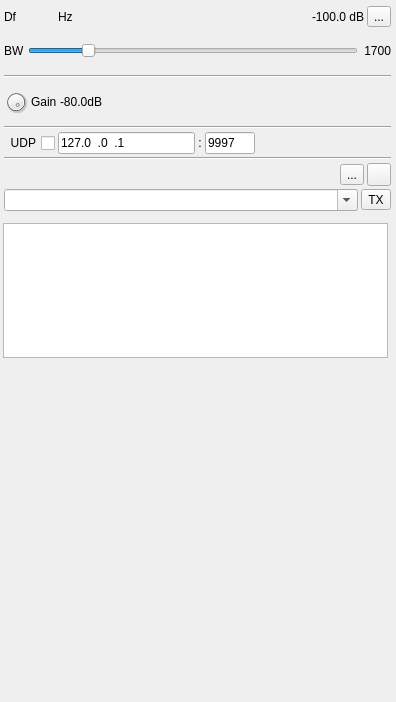
<?xml version="1.0" encoding="UTF-8"?>
<ui version="4.0">
 <class>PSK31GUI</class>
 <widget class="RollupContents" name="PSK31GUI">
  <property name="geometry">
   <rect>
    <x>0</x>
    <y>0</y>
    <width>396</width>
    <height>702</height>
   </rect>
  </property>
  <property name="sizePolicy">
   <sizepolicy hsizetype="Expanding" vsizetype="Expanding">
    <horstretch>0</horstretch>
    <verstretch>0</verstretch>
   </sizepolicy>
  </property>
  <property name="minimumSize">
   <size>
    <width>390</width>
    <height>0</height>
   </size>
  </property>
  <property name="font">
   <font>
    <family>Liberation Sans</family>
    <pointsize>9</pointsize>
   </font>
  </property>
  <property name="focusPolicy">
   <enum>Qt::StrongFocus</enum>
  </property>
  <property name="windowTitle">
   <string>PSK31 Modulator</string>
  </property>
  <widget class="QWidget" name="settingsContainer" native="true">
   <property name="enabled">
    <bool>true</bool>
   </property>
   <property name="geometry">
    <rect>
     <x>2</x>
     <y>2</y>
     <width>391</width>
     <height>211</height>
    </rect>
   </property>
   <property name="minimumSize">
    <size>
     <width>280</width>
     <height>0</height>
    </size>
   </property>
   <property name="windowTitle">
    <string>Settings</string>
   </property>
   <layout class="QVBoxLayout" name="settingsLayout">
    <property name="spacing">
     <number>3</number>
    </property>
    <property name="leftMargin">
     <number>2</number>
    </property>
    <property name="topMargin">
     <number>2</number>
    </property>
    <property name="rightMargin">
     <number>2</number>
    </property>
    <property name="bottomMargin">
     <number>2</number>
    </property>
    <item>
     <layout class="QHBoxLayout" name="deltaFreqPowLayout">
      <property name="topMargin">
       <number>2</number>
      </property>
      <item>
       <layout class="QHBoxLayout" name="deltaFrequencyLayout">
        <item>
         <widget class="QLabel" name="deltaFrequencyLabel">
          <property name="minimumSize">
           <size>
            <width>16</width>
            <height>0</height>
           </size>
          </property>
          <property name="text">
           <string>Df</string>
          </property>
         </widget>
        </item>
        <item>
         <widget class="ValueDialZ" name="deltaFrequency" native="true">
          <property name="sizePolicy">
           <sizepolicy hsizetype="Maximum" vsizetype="Maximum">
            <horstretch>0</horstretch>
            <verstretch>0</verstretch>
           </sizepolicy>
          </property>
          <property name="minimumSize">
           <size>
            <width>32</width>
            <height>16</height>
           </size>
          </property>
          <property name="font">
           <font>
            <family>Liberation Mono</family>
            <pointsize>12</pointsize>
           </font>
          </property>
          <property name="cursor">
           <cursorShape>PointingHandCursor</cursorShape>
          </property>
          <property name="focusPolicy">
           <enum>Qt::StrongFocus</enum>
          </property>
          <property name="toolTip">
           <string>Demod shift frequency from center in Hz</string>
          </property>
         </widget>
        </item>
        <item>
         <widget class="QLabel" name="deltaUnits">
          <property name="text">
           <string>Hz </string>
          </property>
         </widget>
        </item>
        <item>
         <spacer name="horizontalSpacer">
          <property name="orientation">
           <enum>Qt::Horizontal</enum>
          </property>
          <property name="sizeHint" stdset="0">
           <size>
            <width>40</width>
            <height>20</height>
           </size>
          </property>
         </spacer>
        </item>
        <item>
         <widget class="QLabel" name="channelPower">
          <property name="minimumSize">
           <size>
            <width>60</width>
            <height>0</height>
           </size>
          </property>
          <property name="toolTip">
           <string>Channel power</string>
          </property>
          <property name="layoutDirection">
           <enum>Qt::RightToLeft</enum>
          </property>
          <property name="text">
           <string>-100.0 dB</string>
          </property>
          <property name="alignment">
           <set>Qt::AlignRight|Qt::AlignTrailing|Qt::AlignVCenter</set>
          </property>
         </widget>
        </item>
       </layout>
      </item>
      <item>
       <widget class="QToolButton" name="channelMute">
        <property name="toolTip">
         <string>Mute/Unmute channel</string>
        </property>
        <property name="text">
         <string>...</string>
        </property>
        <property name="icon">
         <iconset resource="../../../sdrgui/resources/res.qrc">
          <normaloff>:/txon.png</normaloff>
          <normalon>:/txoff.png</normalon>:/txon.png</iconset>
        </property>
        <property name="checkable">
         <bool>true</bool>
        </property>
       </widget>
      </item>
     </layout>
    </item>
    <item>
     <layout class="QHBoxLayout" name="rfBandwidthLayout">
      <item>
       <widget class="QLabel" name="rfBWLabel">
        <property name="text">
         <string>BW</string>
        </property>
       </widget>
      </item>
      <item>
       <widget class="QSlider" name="rfBW">
        <property name="sizePolicy">
         <sizepolicy hsizetype="Expanding" vsizetype="Minimum">
          <horstretch>0</horstretch>
          <verstretch>0</verstretch>
         </sizepolicy>
        </property>
        <property name="minimumSize">
         <size>
          <width>0</width>
          <height>0</height>
         </size>
        </property>
        <property name="toolTip">
         <string>RF bandwidth</string>
        </property>
        <property name="minimum">
         <number>1</number>
        </property>
        <property name="maximum">
         <number>2000</number>
        </property>
        <property name="singleStep">
         <number>10</number>
        </property>
        <property name="pageStep">
         <number>100</number>
        </property>
        <property name="value">
         <number>340</number>
        </property>
        <property name="orientation">
         <enum>Qt::Horizontal</enum>
        </property>
       </widget>
      </item>
      <item>
       <widget class="QLabel" name="rfBWText">
        <property name="minimumSize">
         <size>
          <width>30</width>
          <height>0</height>
         </size>
        </property>
        <property name="text">
         <string>1700</string>
        </property>
        <property name="alignment">
         <set>Qt::AlignRight|Qt::AlignTrailing|Qt::AlignVCenter</set>
        </property>
       </widget>
      </item>
     </layout>
    </item>
    <item>
     <widget class="Line" name="line_5">
      <property name="orientation">
       <enum>Qt::Horizontal</enum>
      </property>
     </widget>
    </item>
    <item>
     <layout class="QHBoxLayout" name="volumeLayout">
      <item>
       <widget class="QDial" name="gain">
        <property name="maximumSize">
         <size>
          <width>24</width>
          <height>24</height>
         </size>
        </property>
        <property name="toolTip">
         <string>Gain</string>
        </property>
        <property name="minimum">
         <number>-60</number>
        </property>
        <property name="maximum">
         <number>0</number>
        </property>
        <property name="singleStep">
         <number>5</number>
        </property>
        <property name="pageStep">
         <number>1</number>
        </property>
        <property name="value">
         <number>0</number>
        </property>
       </widget>
      </item>
      <item>
       <widget class="QLabel" name="gainLabel">
        <property name="text">
         <string>Gain</string>
        </property>
       </widget>
      </item>
      <item>
       <widget class="QLabel" name="gainText">
        <property name="minimumSize">
         <size>
          <width>30</width>
          <height>0</height>
         </size>
        </property>
        <property name="toolTip">
         <string>Audio input gain value</string>
        </property>
        <property name="text">
         <string>-80.0dB</string>
        </property>
        <property name="alignment">
         <set>Qt::AlignRight|Qt::AlignTrailing|Qt::AlignVCenter</set>
        </property>
       </widget>
      </item>
      <item>
       <widget class="LevelMeterVU" name="volumeMeter" native="true">
        <property name="sizePolicy">
         <sizepolicy hsizetype="Expanding" vsizetype="Preferred">
          <horstretch>0</horstretch>
          <verstretch>0</verstretch>
         </sizepolicy>
        </property>
        <property name="font">
         <font>
          <family>Liberation Mono</family>
          <pointsize>8</pointsize>
         </font>
        </property>
        <property name="toolTip">
         <string>Level (% full range) top trace: average, bottom trace: instantaneous peak, tip: peak hold</string>
        </property>
       </widget>
      </item>
     </layout>
    </item>
    <item>
     <widget class="Line" name="line_4">
      <property name="orientation">
       <enum>Qt::Horizontal</enum>
      </property>
     </widget>
    </item>
    <item>
     <layout class="QHBoxLayout" name="udpLayout">
      <item>
       <widget class="QCheckBox" name="udpEnabled">
        <property name="toolTip">
         <string>Forward text received via UDP</string>
        </property>
        <property name="layoutDirection">
         <enum>Qt::RightToLeft</enum>
        </property>
        <property name="text">
         <string>UDP</string>
        </property>
       </widget>
      </item>
      <item>
       <widget class="QLineEdit" name="udpAddress">
        <property name="minimumSize">
         <size>
          <width>120</width>
          <height>0</height>
         </size>
        </property>
        <property name="focusPolicy">
         <enum>Qt::ClickFocus</enum>
        </property>
        <property name="toolTip">
         <string>UDP address to listen for text to forward on</string>
        </property>
        <property name="inputMask">
         <string>000.000.000.000</string>
        </property>
        <property name="text">
         <string>127.0.0.1</string>
        </property>
       </widget>
      </item>
      <item>
       <widget class="QLabel" name="udpSeparator">
        <property name="text">
         <string>:</string>
        </property>
        <property name="alignment">
         <set>Qt::AlignCenter</set>
        </property>
       </widget>
      </item>
      <item>
       <widget class="QLineEdit" name="udpPort">
        <property name="minimumSize">
         <size>
          <width>50</width>
          <height>0</height>
         </size>
        </property>
        <property name="maximumSize">
         <size>
          <width>50</width>
          <height>16777215</height>
         </size>
        </property>
        <property name="focusPolicy">
         <enum>Qt::ClickFocus</enum>
        </property>
        <property name="toolTip">
         <string>UDP port to listen for text to forward on</string>
        </property>
        <property name="inputMask">
         <string>00000</string>
        </property>
        <property name="text">
         <string>9997</string>
        </property>
       </widget>
      </item>
      <item>
       <spacer name="horizontalSpacer_4">
        <property name="orientation">
         <enum>Qt::Horizontal</enum>
        </property>
        <property name="sizeHint" stdset="0">
         <size>
          <width>40</width>
          <height>20</height>
         </size>
        </property>
       </spacer>
      </item>
     </layout>
    </item>
    <item>
     <widget class="Line" name="line_6">
      <property name="orientation">
       <enum>Qt::Horizontal</enum>
      </property>
     </widget>
    </item>
    <item>
     <layout class="QHBoxLayout" name="callsignLayout">
      <item>
       <spacer name="horizontalSpacerSettings">
        <property name="orientation">
         <enum>Qt::Horizontal</enum>
        </property>
        <property name="sizeHint" stdset="0">
         <size>
          <width>40</width>
          <height>20</height>
         </size>
        </property>
       </spacer>
      </item>
      <item>
       <widget class="ButtonSwitch" name="repeat">
        <property name="toolTip">
         <string>Repeatedly transmit the text. Right click for additional settings.</string>
        </property>
        <property name="text">
         <string>...</string>
        </property>
        <property name="icon">
         <iconset resource="../../../sdrgui/resources/res.qrc">
          <normaloff>:/playloop.png</normaloff>:/playloop.png</iconset>
        </property>
       </widget>
      </item>
      <item>
       <widget class="QToolButton" name="clearTransmittedText">
        <property name="toolTip">
         <string>Clear transmitted text</string>
        </property>
        <property name="text">
         <string/>
        </property>
        <property name="icon">
         <iconset resource="../../../sdrgui/resources/res.qrc">
          <normaloff>:/bin.png</normaloff>:/bin.png</iconset>
        </property>
       </widget>
      </item>
     </layout>
    </item>
    <item>
     <layout class="QHBoxLayout" name="packetDataLayout">
      <item>
       <widget class="QComboBox" name="text">
        <property name="toolTip">
         <string>Text to send</string>
        </property>
        <property name="editable">
         <bool>true</bool>
        </property>
       </widget>
      </item>
      <item>
       <widget class="QToolButton" name="txButton">
        <property name="toolTip">
         <string>Press to transmit the text. Right click for additional settings.</string>
        </property>
        <property name="text">
         <string>TX</string>
        </property>
       </widget>
      </item>
     </layout>
    </item>
   </layout>
  </widget>
  <widget class="QWidget" name="logContainer" native="true">
   <property name="geometry">
    <rect>
     <x>0</x>
     <y>220</y>
     <width>391</width>
     <height>141</height>
    </rect>
   </property>
   <property name="sizePolicy">
    <sizepolicy hsizetype="Preferred" vsizetype="Expanding">
     <horstretch>0</horstretch>
     <verstretch>0</verstretch>
    </sizepolicy>
   </property>
   <property name="windowTitle">
    <string>Transmitted Text</string>
   </property>
   <layout class="QVBoxLayout" name="transmittedLayout">
    <property name="spacing">
     <number>2</number>
    </property>
    <property name="leftMargin">
     <number>3</number>
    </property>
    <property name="topMargin">
     <number>3</number>
    </property>
    <property name="rightMargin">
     <number>3</number>
    </property>
    <property name="bottomMargin">
     <number>3</number>
    </property>
    <item>
     <widget class="AcronymView" name="transmittedText"/>
    </item>
   </layout>
  </widget>
  <widget class="QWidget" name="spectrumContainer" native="true">
   <property name="geometry">
    <rect>
     <x>0</x>
     <y>370</y>
     <width>381</width>
     <height>284</height>
    </rect>
   </property>
   <property name="sizePolicy">
    <sizepolicy hsizetype="Expanding" vsizetype="Expanding">
     <horstretch>0</horstretch>
     <verstretch>0</verstretch>
    </sizepolicy>
   </property>
   <property name="windowTitle">
    <string>Baseband Spectrum</string>
   </property>
   <layout class="QVBoxLayout" name="spectrumLayout">
    <property name="spacing">
     <number>2</number>
    </property>
    <property name="leftMargin">
     <number>3</number>
    </property>
    <property name="topMargin">
     <number>3</number>
    </property>
    <property name="rightMargin">
     <number>3</number>
    </property>
    <property name="bottomMargin">
     <number>3</number>
    </property>
    <item>
     <widget class="GLSpectrum" name="glSpectrum" native="true">
      <property name="sizePolicy">
       <sizepolicy hsizetype="Expanding" vsizetype="Expanding">
        <horstretch>0</horstretch>
        <verstretch>0</verstretch>
       </sizepolicy>
      </property>
      <property name="minimumSize">
       <size>
        <width>200</width>
        <height>250</height>
       </size>
      </property>
      <property name="font">
       <font>
        <family>Liberation Mono</family>
        <pointsize>8</pointsize>
       </font>
      </property>
     </widget>
    </item>
    <item>
     <widget class="GLSpectrumGUI" name="spectrumGUI" native="true"/>
    </item>
   </layout>
  </widget>
 </widget>
 <customwidgets>
  <customwidget>
   <class>RollupContents</class>
   <extends>QWidget</extends>
   <header>gui/rollupcontents.h</header>
   <container>1</container>
  </customwidget>
  <customwidget>
   <class>GLSpectrum</class>
   <extends>QWidget</extends>
   <header>gui/glspectrum.h</header>
   <container>1</container>
  </customwidget>
  <customwidget>
   <class>GLSpectrumGUI</class>
   <extends>QWidget</extends>
   <header>gui/glspectrumgui.h</header>
   <container>1</container>
  </customwidget>
  <customwidget>
   <class>ValueDialZ</class>
   <extends>QWidget</extends>
   <header>gui/valuedialz.h</header>
   <container>1</container>
  </customwidget>
  <customwidget>
   <class>ButtonSwitch</class>
   <extends>QToolButton</extends>
   <header>gui/buttonswitch.h</header>
  </customwidget>
  <customwidget>
   <class>LevelMeterVU</class>
   <extends>QWidget</extends>
   <header>gui/levelmeter.h</header>
   <container>1</container>
  </customwidget>
  <customwidget>
   <class>AcronymView</class>
   <extends>QTextEdit</extends>
   <header>gui/acronymview.h</header>
   <container>1</container>
  </customwidget>
 </customwidgets>
 <tabstops>
  <tabstop>deltaFrequency</tabstop>
  <tabstop>channelMute</tabstop>
  <tabstop>rfBW</tabstop>
  <tabstop>txButton</tabstop>
  <tabstop>transmittedText</tabstop>
 </tabstops>
 <resources>
  <include location="../../../sdrgui/resources/res.qrc"/>
 </resources>
 <connections/>
</ui>
